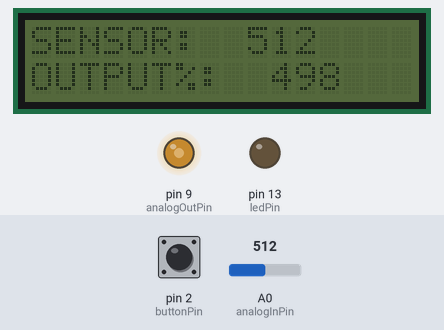
Simulated run of this sketch. Board: Arduino Uno, built with avr-gcc and run on an emulated ATmega328P. Shown: 16×2 character LCD, output pins drawn as LEDs (lit = HIGH). The test bench sets the inputs (shaded band); at power-on: A0 (analogInPin) = 512, pin 2 (buttonPin) LOW. What the sketch prints to the serial monitor is not drawn.

Above: at 1.2 s.
1.3 s: A0 (analogInPin) set to 716
At 3.1 s:
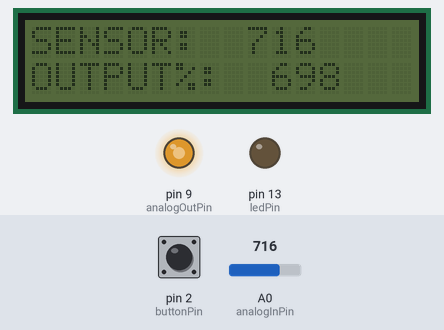
3.6 s: A0 (analogInPin) set to 900
At 5.0 s:
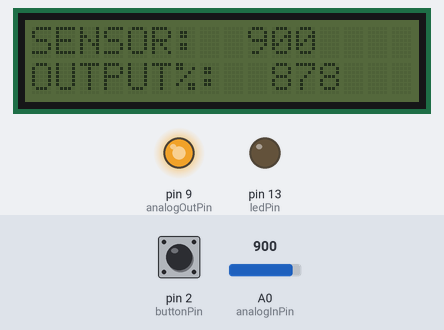
5.7 s: pin 2 (buttonPin) pulled HIGH for 1.25 s
At 6.9 s:
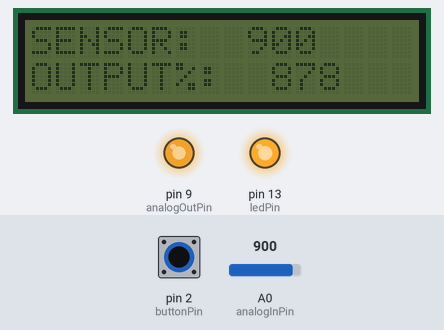
8.8 s: A0 (analogInPin) set to 122
At 9.7 s:
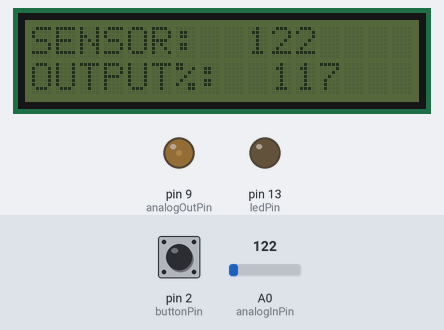
10.9 s: A0 (analogInPin) set to 0
At 12.4 s:
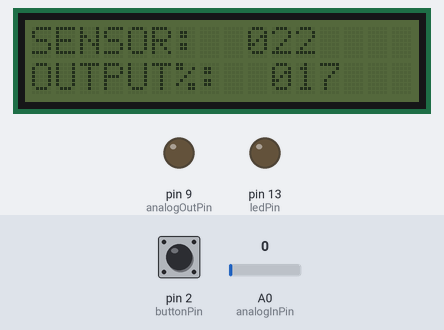
13.0 s: pin 2 (buttonPin) pulled HIGH for 1.25 s
At 14.3 s:
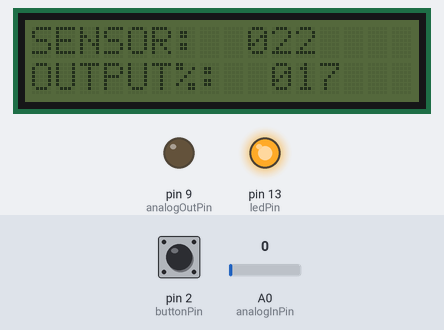
Timing chart, 0 to 16.1 s (numbered marks = the images above; inputs shaded):
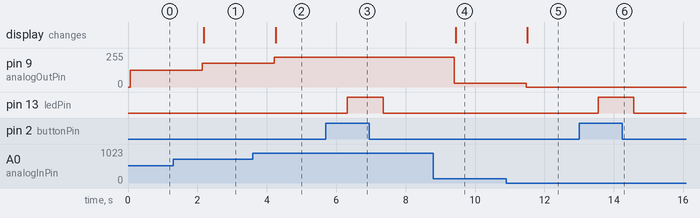

The sketch:

COMMUNICATION_ARDUINO.ino
```cpp
#include <Wire.h>
#include <LiquidCrystal_I2C.h>       // Thư viện điều khiển màn hình LCD
LiquidCrystal_I2C lcd(0x3F, 16, 2);  // Đặt địa chỉ (0x3F,16,2) cho màn hình LCD 16x2

#include <SoftwareSerial.h> // Thư viện cho cổng nối tiếp mềm, tx-11, rx-10, gnd-gnd
#define RX_PIN 10 // Chân RX của cổng nối tiếp mềm
#define TX_PIN 11 // Chân TX của cổng nối tiếp mềm
SoftwareSerial mySerial(RX_PIN, TX_PIN); // Tạo đối tượng cổng nối tiếp mềm

const int analogInPin = A0;  // Chân đầu vào analog kết nối với chiết áp
const int analogOutPin = 9;  // Chân đầu ra analog kết nối với LED

const int buttonPin = 2;  // Số chân của nút nhấn
const int ledPin = 13;    // Số chân của đèn LED

int sensorValue = 0;  // Giá trị đọc từ chiết áp
int outputValue = 0;  // Giá trị đầu ra cho PWM (analog out)
int ADCPercent = 0;   // Giá trị điện áp trong khoảng 0~5V (đơn vị: 0.01V)
int SubcribeV1 = 0;   // Giá trị SubcibeV1
int buttonState = 0;  // Biến lưu trạng thái của nút nhấn
String SendData;   // Dữ liệu gửi đi UART
String ReceiveData; // Dữ liệu sau khi nhận từ UART
String ReadData; // Dữ liệu đọc từ UART

// Hàm tách chuỗi dữ liệu theo ký tự phân cách và trả về phần tử thứ index
String getValue(String data, char separator, int index){
  int found = 0;
  int strIndex[] = { 0, -1 };
  int maxIndex = data.length() - 1;

  for (int i = 0; i <= maxIndex && found <= index; i++) {
      if (data.charAt(i) == separator || i == maxIndex) {
          found++;
          strIndex[0] = strIndex[1] + 1;
          strIndex[1] = (i == maxIndex) ? i+1 : i;
      }
  }
  return found > index ? data.substring(strIndex[0], strIndex[1]) : "";
}

void setup() {
  Serial.begin(9600); // Khởi tạo cổng nối tiếp phần cứng với tốc độ baud là 9600
  mySerial.begin(9600); // Khởi tạo cổng nối tiếp phần mềm với tốc độ baud là 9600
  lcd.init(); // Khởi tạo màn hình LCD
  //lcd.backlight();
  pinMode(buttonPin, INPUT);  // Khởi tạo chân nút nhấn là đầu vào
  pinMode(ledPin, OUTPUT);    // Khởi tạo chân đèn LED là đầu ra
}

void loop() {

  sensorValue = Sub_ADC(A0, 0, 1023); // Gọi hàm Sub_ADC với tham số chân analog, giá trị min và max

  ADCPercent = map(sensorValue, 0, 1023, 0, 1000); // Chuyển đổi giá trị ADC sang phần trăm (0.0~100.0%)
  outputValue = Sub_DAC(analogOutPin, ADCPercent, 0, 1000); // Gọi hàm Sub_DAC với các tham số cần thiết

  lcd.setCursor(0, 0);
  lcd.print("SENSOR:");  // Hiển thị "SENSOR:" trên màn hình LCD
  lcd.setCursor(9, 0);
  lcd.print(sensorValue);  // Hiển thị giá trị Sensor

  lcd.setCursor(0, 1);
  lcd.print("OUTPUT%:");  // Hiển thị "OUTPUT%:" trên màn hình LCD
  lcd.setCursor(10, 1);
  lcd.print(outputValue);  // Hiển thị giá trị outputValue

  buttonState = digitalRead(buttonPin);  // Đọc trạng thái của nút nhấn

  // Kiểm tra trạng thái của nút nhấn
  if (buttonState == HIGH) {
    digitalWrite(ledPin, HIGH);  // Bật đèn LED
  } else {
    digitalWrite(ledPin, LOW);  // Tắt đèn LED
  }
  // Đọc và gửi dữ liệu từ Arduino - ESP8266 qua UART

  // Tạo chuỗi dữ liệu gửi đến ESP8266 qua UART
    int sdata1 = sensorValue;
    int sdata2 = outputValue;
    int sdata3 = ADCPercent;
    SendData = String(sdata1) + "," + String(sdata2) + "," + String(sdata3); // Dấu phẩy được dùng làm dấu phân cách
    Serial.print("String Send = ");
    Serial.println(SendData); // In ra cổng nối tiếp phần cứng
    mySerial.println(SendData); // In ra cổng nối tiếp phần mềm
    SendData = ""; // Xóa chuỗi dữ liệu

     // Đọc dữ liệu từ từ ESP8266 qua UART
    if (mySerial.available()){
     ReadData = mySerial.readString(); // Đọc chuỗi dữ liệu
     ReceiveData += ReadData;
     int rdata1 = getValue(ReceiveData, ',', 0).toInt(); // Lấy giá trị cảm biến thứ nhất
     int rdata2 = getValue(ReceiveData, ',', 1).toInt(); // Lấy giá trị cảm biến thứ hai
     int rdata3 = getValue(ReceiveData, ',', 2).toInt(); // Lấy giá trị cảm biến thứ ba
     SubcribeV1 = rdata3;
     Serial.print("String Revice = ");
     Serial.println(ReceiveData); // In ra chuỗi dữ liệu
     Serial.print("rdata1 = ");
     Serial.println(rdata1);
     Serial.print("rdata2 = ");
     Serial.println(rdata2);
     Serial.print("rdata3 = ");
     Serial.println(rdata3);
     ReceiveData = ""; // Xóa chuỗi dữ liệu
     }

  delay(1000); // Đợi 1000 milli giây (1 giây)
}

// Hàm xử lý giá trị Analog Input
int Sub_ADC(int AnalogInputPIN, int SensorMinValve, int SensorMaxValue) {
  int ADCValue = analogRead(AnalogInputPIN); // Đọc giá trị từ chân analog
  int Result = map(ADCValue, 0, 1023, SensorMinValve, SensorMaxValue);  // Chuyển đổi giá trị về dải đầu vào của cảm biến
  return Result;
}

// Hàm xử lý giá trị Analog Output (0.0~100.0% Output)
int Sub_DAC(int AnalogOutputPIN, int OutputValue, int OutputMinValve, int OutputMaxValue) {
  int PMWValue = map(OutputValue, OutputMinValve, OutputMaxValue, 0, 255); // Chuyển đổi giá trị về dải đầu ra analog
  analogWrite(AnalogOutputPIN, PMWValue); // Thay đổi giá trị đầu ra analog
  int Result = map(PMWValue, 0, 255, 0, 1000);
  return Result;
}
```

Measured:
- after the input at 1.3 s, pin 9 (analogOutPin): 127/255 → 178/255 after 0.84 s; the display: changes after 0.88 s (image 1)
- after the input at 3.6 s, pin 9 (analogOutPin): 178/255 → 224/255 after 0.61 s; the display: changes after 0.65 s (image 2)
- after the input at 5.7 s, pin 13 (ledPin): LOW → HIGH after 0.61 s, → LOW 1.0 s later
- after the input at 8.8 s, pin 9 (analogOutPin): 224/255 → 30/255 after 0.60 s; the display: changes after 0.64 s (image 4)
- after the input at 10.9 s, pin 9 (analogOutPin): 30/255 → 0/255 after 0.58 s; the display: changes after 0.61 s (image 5)
- after the input at 13.0 s, pin 13 (ledPin): LOW → HIGH after 0.55 s, → LOW 1.0 s later
